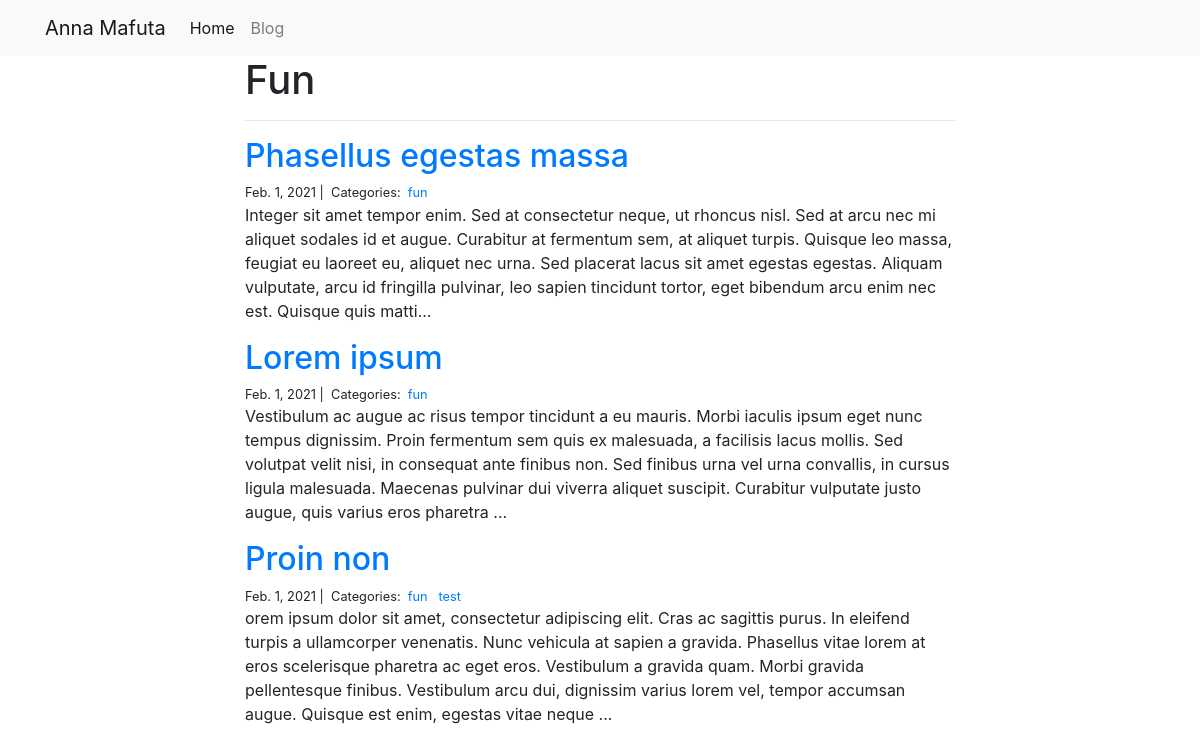
/blog/fun/, run on the app's committed database.
### blog/models.py (models this page shows)
class Category(models.Model):
    name = models.CharField(max_length=20)

class Post(models.Model):
    title = models.CharField(max_length=255)
    body = models.TextField()
    created_on = models.DateTimeField(auto_now_add=True)
    last_modified = models.DateTimeField(auto_now=True)
    categories = models.ManyToManyField("Category", related_name="posts")

### blog/views.py (the view)
# urls.py: path("<category>/", views.blog_category, name="blog_category"),
def blog_category(request, category):
    posts = Post.objects.filter(categories__name__contains=category).order_by(
        "-created_on"
    )
    context = {"category": category, "posts": posts}
    return render(request, "blog_category.html", context)

### blog/templates/blog_category.html
{% extends "base.html" %}
{% block page_content %}
<div class="col-md-8 offset-md-2">
    <h1>{{ category | title }}</h1>
    <hr>
    {% for post in posts %}
         <h2><a href="{% url 'blog_detail' post.pk%}">{{ post.title }}</a></h2>
         <small>
             {{ post.created_on.date }} |&nbsp;
            Categories:&nbsp;
            {% for category in post.categories.all %}
            <a href="{% url 'blog_category' category.name %}">
                {{ category.name }}
            </a>&nbsp;
            {% endfor %}
        </small>
        <p>{{ post.body | slice:":400" }}...</p>
    {% endfor %}
</div>
{% endblock %}

### personal_portfolio/templates/base.html (shortened to what this page needs)
<link rel="stylesheet" href="https://stackpath.bootstrapcdn.com/bootstrap/4.1.3/css/bootstrap.min.css">
<nav class="navbar navbar-expand-lg navbar-light bg-light">
    <div class="container">
        <a class="navbar-brand" href="{% url 'project_index' %}">Anna Mafuta</a>
        <div class="collapse navbar-collapse" id="navbarSupportedContent">
          <ul class="navbar-nav mr-auto">
            <li class="nav-item active">
              <a class="nav-link" href="{% url 'project_index' %}">Home</a>
            </li>
            <li class="nav-item">
              <a class="nav-link" href="{% url 'blog_index' %}">Blog</a>
            </li>
          </ul>
        </div>
    </div>
</nav>
<div class="container">
    {% block page_content %}{% endblock %}
</div>

### data on the page
Category: name "Fun", name "fun"
Post: title "Phasellus egestas massa", created_on "Feb. 1, 2021", body "Integer sit amet tempor enim. Sed at consectetur neque, ut rhoncus nisl. Sed at arcu nec mi aliquet sodales id et augue. Curabitur at fermentum sem, at aliquet turpis. Quisque leo massa, feugiat eu laoreet eu, aliquet nec urna. Sed placerat lacus sit amet egestas egestas. Aliquam vulputate, arcu id fringilla pulvinar, leo sapien tincidunt tortor, eget bibendum arcu enim nec est. Quisque quis matti"
Post: title "Lorem ipsum", created_on "Feb. 1, 2021", body "Vestibulum ac augue ac risus tempor tincidunt a eu mauris. Morbi iaculis ipsum eget nunc tempus dignissim. Proin fermentum sem quis ex malesuada, a facilisis lacus mollis. Sed volutpat velit nisi, in consequat ante finibus non. Sed finibus urna vel urna convallis, in cursus ligula malesuada. Maecenas pulvinar dui viverra aliquet suscipit. Curabitur vulputate justo augue, quis varius eros pharetra"
Post: title "Proin non", created_on "Feb. 1, 2021", body "orem ipsum dolor sit amet, consectetur adipiscing elit. Cras ac sagittis purus. In eleifend turpis a ullamcorper venenatis. Nunc vehicula at sapien a gravida. Phasellus vitae lorem at eros scelerisque pharetra ac eget eros. Vestibulum a gravida quam. Morbi gravida pellentesque finibus. Vestibulum arcu dui, dignissim varius lorem vel, tempor accumsan augue. Quisque est enim, egestas vitae neque"
Category: name "test"
